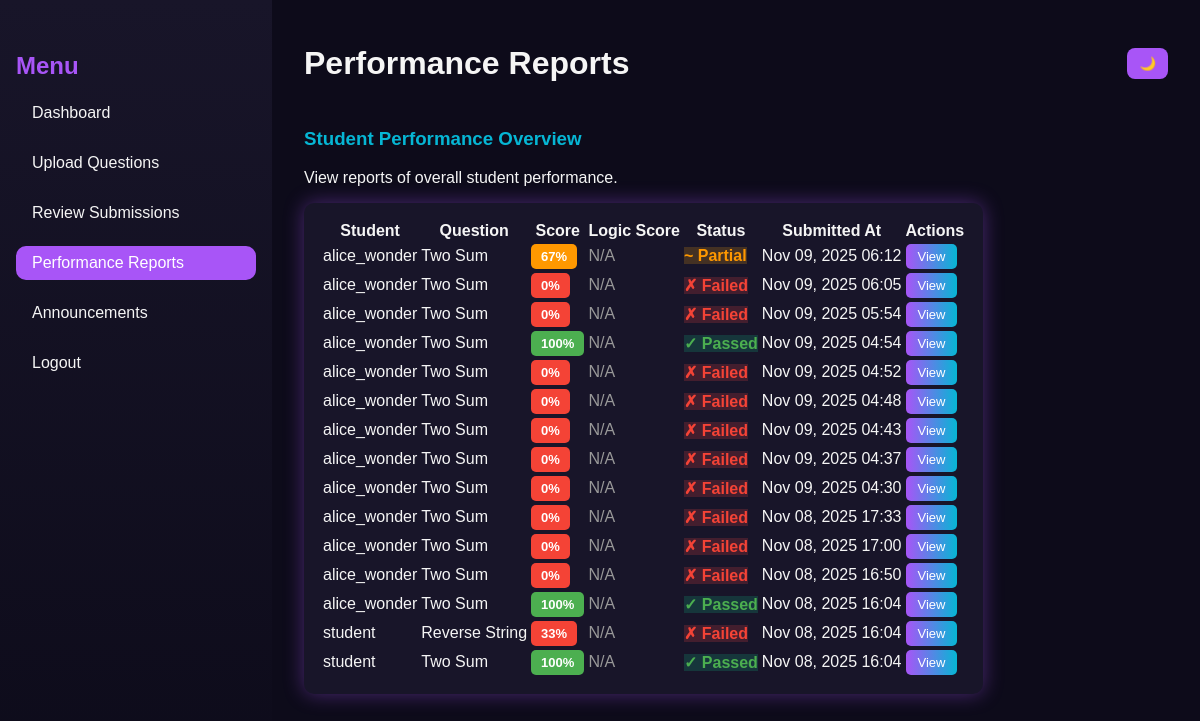
Before: /faculty/performance-reports/ (signed in) with the older database file.
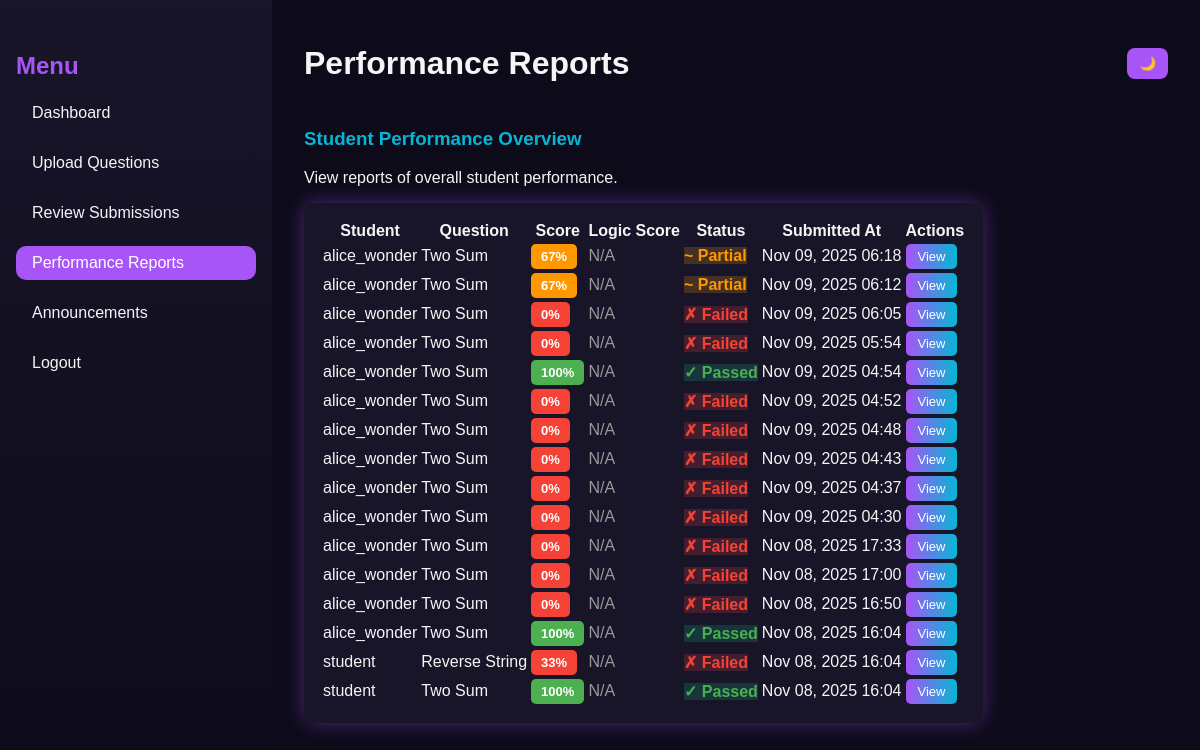
After: the same page with the newer database file.
### core/models.py (models this page shows, shortened)
class Submission(models.Model):
    student = models.ForeignKey(Student, on_delete=models.CASCADE)
    question = models.ForeignKey(Question, on_delete=models.CASCADE)
    code = models.TextField()
    language = models.CharField(max_length=20)
    result = models.JSONField(null=True, blank=True)  # store output, correctness, AI feedback
    score = models.FloatField(default=0)
    submitted_at = models.DateTimeField(auto_now_add=True)

class Student(models.Model):
    user = models.OneToOneField(User, on_delete=models.CASCADE)
    faculty = models.ForeignKey(Faculty, on_delete=models.SET_NULL, null=True, blank=True)
    group = models.CharField(max_length=100, blank=True, null=True)

class Question(models.Model):
    faculty = models.ForeignKey(Faculty, on_delete=models.CASCADE, related_name='questions')
    title = models.CharField(max_length=255)
    description = models.TextField()
    difficulty = models.CharField(
        max_length=20,
        choices=[('Easy', 'Easy'), ('Medium', 'Medium'), ('Hard', 'Hard')],
        default='Easy'
    )
    marks = models.IntegerField(default=0)
    created_at = models.DateTimeField(auto_now_add=True)
    example_input = models.TextField(blank=True)
    example_output = models.TextField(blank=True)
    constraints = models.TextField(blank=True)

### core/views.py (the view)
# urls.py: path('faculty/performance-reports/', views.performance_reports, name='performance_reports'),
@login_required
def performance_reports(request):
    submissions = Submission.objects.select_related('student__user', 'question').order_by('-submitted_at')
    return render(request, 'core/performance_reports.html', {"submissions": submissions})

### core/templates/core/performance_reports.html (shortened to what this page needs)
{% load static %}
<!DOCTYPE html>
<html lang="en">
<head>
  <link rel="stylesheet" href="{% static 'dynamic/CSS/faculty_dashboard.css' %}" />
</head>
<body>
  <div class="dashboard">
    <aside class="sidebar">
      <h2 class="menu-title">Menu</h2>
      <ul>
        <li><a href="{% url 'faculty_dashboard' %}">Dashboard</a></li>
        <li><a href="{% url 'upload_question' %}">Upload Questions</a></li>
        <li><a href="{% url 'review_submissions' %}">Review Submissions</a></li>
        <li><a href="{% url 'performance_reports' %}" class="active">Performance Reports</a></li>
        <li><a href="{% url 'faculty_announcements' %}">Announcements</a></li>
        <li><a href="{% url 'logout' %}">Logout</a></li>
      </ul>
    </aside>
    <main class="main-content">
      <header class="topbar">
        <h1>Performance Reports</h1>
        <div class="theme-toggle">
          <button id="themeToggle">🌙</button>
        </div>
      </header>
      <section class="overview">
        <h3>Student Performance Overview</h3>
        <p>View reports of overall student performance.</p>
        <table class="performance-table">
          <thead>
            <tr>
              <th>Student</th>
              <th>Question</th>
              <th>Score</th>
              <th>Logic Score</th>
              <th>Status</th>
              <th>Submitted At</th>
              <th>Actions</th>
            </tr>
          </thead>
          <tbody>
            {% for submission in submissions %}
              <tr>
                <td>{{ submission.student.user.username }}</td>
                <td>{{ submission.question.title }}</td>
                <td>
                  <span class="score-badge {% if submission.score >= 70 %}score-high{% elif submission.score >= 40 %}score-medium{% else %}score-low{% endif %}">
                    {{ submission.score|floatformat:0 }}%
                  </span>
                </td>
                <td>
                  {% if submission.result.logic_score is not None %}
                    <span class="logic-badge">{{ submission.result.logic_score }}/10</span>
                  {% else %}
                    <span style="color: #999;">N/A</span>
                  {% endif %}
                </td>
                <td>
                  {% if submission.score == 100 %}
                    <span class="status-passed">✓ Passed</span>
                  {% elif submission.score >= 50 %}
                    <span class="status-partial">~ Partial</span>
                  {% else %}
                    <span class="status-failed">✗ Failed</span>
                  {% endif %}
                </td>
                <td>{{ submission.submitted_at|date:"M d, Y H:i" }}</td>
                <td>
                  <button class="view-btn" onclick="showDetails({{ submission.id }})">View</button>
                </td>
              </tr>
            {% empty %}
              <tr>
                <td colspan="7">No submissions yet.</td>
              </tr>
            {% endfor %}
          </tbody>
        </table>
      </section>
    </main>
  </div>
</body>
</html>

Changed rows visible on the page:
added Submission: student.user.username "alice_wonder", question "Two Sum", score "67", shows "N/A", shows "~ Partial", submitted_at "Nov 09, 2025 06:18"
